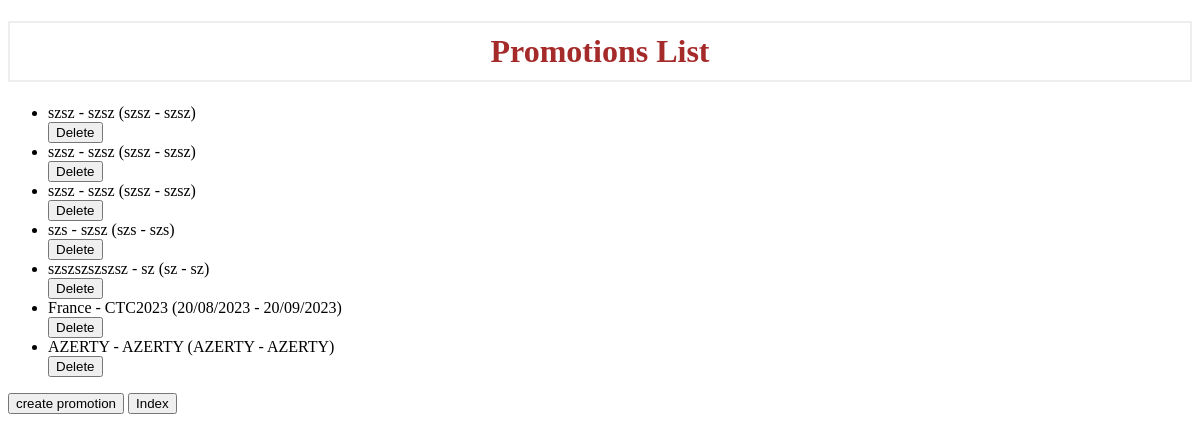
/promotions, run on an earlier commit of the app's database.
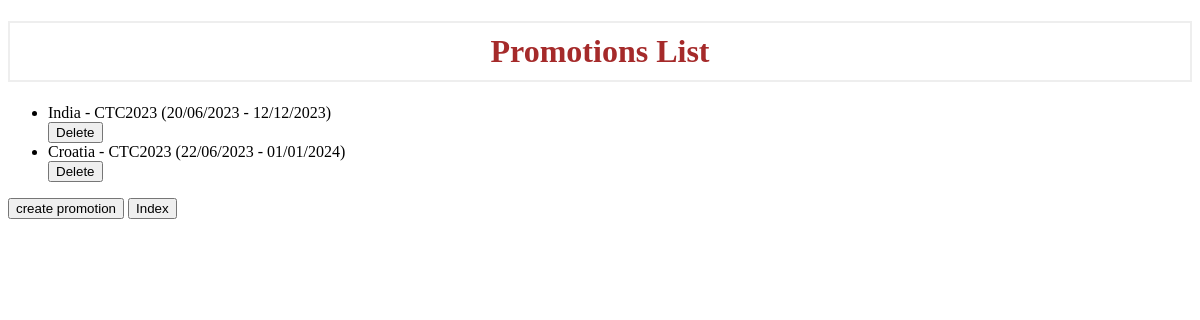
And on a later commit of the database.
### tables this page shows
CREATE TABLE promotion (
    PromotionID INTEGER PRIMARY KEY AUTOINCREMENT,
    PromotionName varchar(255),
    PromotionStartDate varchar(255),
    PromotionEndDate varchar(255),
    PromotionNationality varchar(255)
);

### app.py (the view)
@app.route('/promotions', methods=['GET'])
def list_promotions():
    conn = sqlite3.connect(DATABASE)
    cursor = conn.cursor()
    cursor.execute("SELECT * FROM promotion")
    columns = [column[0] for column in cursor.description]
    rows = cursor.fetchall()
    result_list = [dict(zip(columns, row)) for row in rows]
    conn.close()
    return render_template('promotion.html', promotions=result_list)

### templates/promotion.html (shortened to what this page needs)
<!DOCTYPE html>
<html>
<head>
    <link rel="stylesheet" href="static/css/style.css">
</head>
<body>
    <h1>Promotions List</h1>
    <ul>
        {% for promotion in promotions %}
            <li>
                {{promotion.PromotionNationality}} - {{ promotion.PromotionName }} ({{ promotion.PromotionStartDate }} - {{ promotion.PromotionEndDate }})
                <form method="POST" action="/delete_promotion/{{ promotion.PromotionID }}">
                    <button type="submit">Delete</button>
                </form>
            </li>
        {% endfor %}
    </ul>
    <button onclick="window.location.href = '/create_promotion';">create promotion</button>
    <button onclick="window.location.href = '/';">Index</button>
</body>
</html>

### static/css/style.css (style rules this page uses)
h1 { border: 2px #eee solid; color: brown; text-align: center; padding: 10px; }

What changed in the data, as far as the page shows it:
removed promotion: PromotionNationality "szsz", PromotionName "szsz", PromotionStartDate "szsz", PromotionEndDate "szsz"
removed promotion: PromotionNationality "szsz", PromotionName "szsz", PromotionStartDate "szsz", PromotionEndDate "szsz"
removed promotion: PromotionNationality "szsz", PromotionName "szsz", PromotionStartDate "szsz", PromotionEndDate "szsz"
removed promotion: PromotionNationality "szs", PromotionName "szsz", PromotionStartDate "szs", PromotionEndDate "szs"
removed promotion: PromotionNationality "szszszszszsz", PromotionName "sz", PromotionStartDate "sz", PromotionEndDate "sz"
removed promotion: PromotionNationality "France", PromotionName "CTC2023", PromotionStartDate "20/08/2023", PromotionEndDate "20/09/2023"
removed promotion: PromotionNationality "AZERTY", PromotionName "AZERTY", PromotionStartDate "AZERTY", PromotionEndDate "AZERTY"
added promotion: PromotionNationality "India", PromotionName "CTC2023", PromotionStartDate "20/06/2023", PromotionEndDate "12/12/2023"
added promotion: PromotionNationality "Croatia", PromotionName "CTC2023", PromotionStartDate "22/06/2023", PromotionEndDate "01/01/2024"
